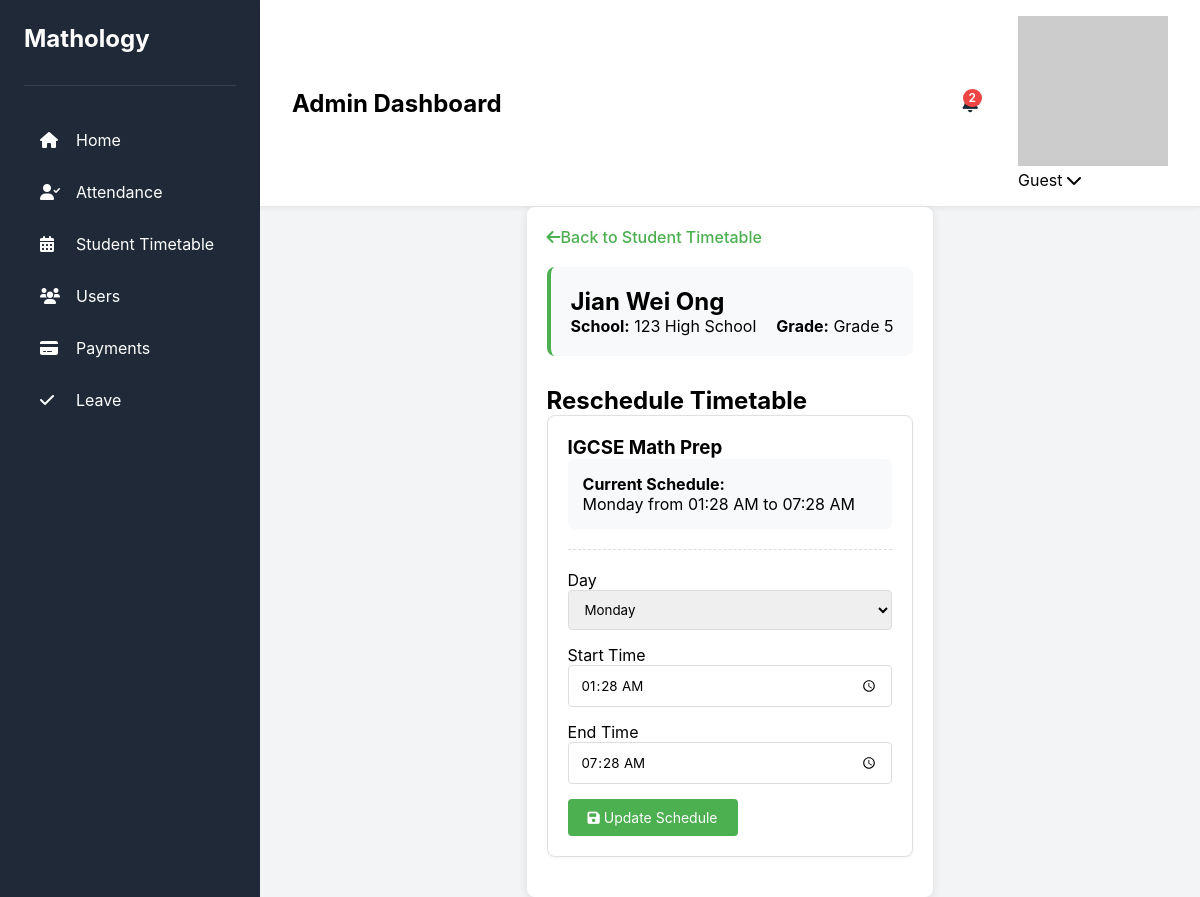
/Pages/admin/timetable_reschedule.php?student_id=42, run on the app's committed database.
### tables this page shows
CREATE TABLE `students` (
  `student_id` int(11) NOT NULL,
  `Last_Name` varchar(50) DEFAULT NULL,
  `First_Name` varchar(50) DEFAULT NULL,
  `Gender` tinyint(1) DEFAULT NULL,
  `DOB` date DEFAULT NULL,
  `School_Syllabus` text DEFAULT NULL,
  `School_Intake` varchar(20) DEFAULT NULL,
  `Current_School_Grade` text DEFAULT NULL,
  `School` varchar(100) DEFAULT NULL,
  `Mathology_Level` text DEFAULT NULL,
  `enrollment_date` date DEFAULT NULL,
  `status` enum('active','inactive','graduated') DEFAULT 'active',
  `How_Did_You_Heard_About_Us` varchar(100) DEFAULT NULL
);

CREATE TABLE `student_timetable` (
  `id` int(11) NOT NULL,
  `course` varchar(100) NOT NULL,
  `day` varchar(10) NOT NULL,
  `start_time` time NOT NULL,
  `end_time` time NOT NULL,
  `approved_at` timestamp NOT NULL DEFAULT current_timestamp(),
  `status` enum('active','cancelled') DEFAULT 'active',
  `student_course_id` int(11) NOT NULL,
  `instructor_id` int(11) DEFAULT NULL
);

CREATE TABLE `courses` (
  `course_id` int(11) NOT NULL,
  `course_name` varchar(100) NOT NULL,
  `description` text DEFAULT NULL,
  `level` varchar(50) DEFAULT NULL,
  `created_at` timestamp NOT NULL DEFAULT current_timestamp()
);

### Pages/admin/timetable_reschedule.php (the view, shortened to what this page needs)
<?php
require_once '../setting.php';
$student = null;
$current_timetable = null;
$student_id = null;
if (isset($_GET['student_id'])) {
    $student_id = (int)$_GET['student_id'];
    $student_result = $conn->query("SELECT * FROM students WHERE student_id = $student_id");
    if ($student_result && $student_result->num_rows > 0) {
        $student = $student_result->fetch_assoc();
        $current_timetable = $conn->query("
            SELECT t.*, c.course_name
            FROM student_timetable t
            JOIN student_courses sc ON t.student_course_id = sc.student_course_id
            JOIN courses c ON sc.course_id = c.course_id
            WHERE sc.student_id = $student_id
            ORDER BY FIELD(t.day, 'Monday', 'Tuesday', 'Wednesday', 'Thursday', 'Friday'), t.start_time
        ");
    } else {
        $_SESSION['error'] = "Student not found";
        header("Location: timetable_approve.php");
        exit();
    }
} else {
    $_SESSION['error'] = "Student ID is required";
    header("Location: timetable_approve.php");
    exit();
}
?>
<!DOCTYPE html>
<html lang="en">
<head>
    <link rel="stylesheet" href="../../Styles/common.css">
    <link rel="stylesheet" href="../../timtable.css">
    <link rel="stylesheet" href="https://cdnjs.cloudflare.com/ajax/libs/font-awesome/6.0.0/css/all.min.css">
</head>
<body>
    <div class="dashboard-container">
        <?php require("../includes/Aside_Nav.php"); ?>
        <main class="main-content">
            <?php require("../includes/Top_Nav_Bar_Admin.php"); ?>
            <div class="reschedule-container">
                <a href="timetable_approve.php?student_id=<?= $student_id ?>" class="back-link">
                    <i class="fas fa-arrow-left"></i> Back to Student Timetable
                </a>
                <div class="student-info">
                    <h2><?= htmlspecialchars($student['First_Name'] . ' ' . $student['Last_Name']) ?></h2>
                    <div style="display: flex; gap: 20px;">
                        <div><strong>School:</strong> <?= htmlspecialchars($student['School']) ?></div>
                        <div><strong>Grade:</strong> <?= htmlspecialchars($student['Current_School_Grade']) ?></div>
                    </div>
                </div>
                <h2>Reschedule Timetable</h2>
                <?php if ($current_timetable && $current_timetable->num_rows > 0): ?>
                    <?php while ($entry = $current_timetable->fetch_assoc()): ?>
                        <div class="timetable-card">
                            <h3><?= htmlspecialchars($entry['course_name']) ?></h3>
                            <div class="current-schedule">
                                <p><strong>Current Schedule:</strong></p>
                                <p><?= htmlspecialchars($entry['day']) ?> from
                                <?= date('h:i A', strtotime($entry['start_time'])) ?> to
                                <?= date('h:i A', strtotime($entry['end_time'])) ?></p>
                            </div>
                            <div class="reschedule-form">
                                <form method="POST" action="timetable_reschedule.php?student_id=<?= $student_id ?>">
                                    <div class="form-group">
                                        <label>Day</label>
                                        <select name="day" class="form-control" required>
                                            <?php foreach (['Monday','Tuesday','Wednesday','Thursday','Friday'] as $day): ?>
                                                <option value="<?= $day ?>" <?= $entry['day'] == $day ? 'selected' : '' ?>>
                                                    <?= $day ?>
                                                </option>
                                            <?php endforeach; ?>
                                        </select>
                                    </div>
                                    <div class="form-group">
                                        <label>Start Time</label>
                                        <input type="time" name="start_time" class="form-control"
                                               value="<?= date('H:i', strtotime($entry['start_time'])) ?>" required>
                                    </div>
                                    <div class="form-group">
                                        <label>End Time</label>
                                        <input type="time" name="end_time" class="form-control"
                                               value="<?= date('H:i', strtotime($entry['end_time'])) ?>" required>
                                    </div>
                                    <button type="submit" name="reschedule" class="btn btn-primary">
                                        <i class="fas fa-save"></i> Update Schedule
                                    </button>
                                </form>
                            </div>
                        </div>
                    <?php endwhile; ?>
                <?php else: ?>
                    <div class="alert alert-info">
                        No timetable entries found for this student.
                    </div>
                <?php endif; ?>
            </div>
        </main>
    </div>
</body>
</html>

### Styles/common.css (style rules this page uses)
:root { --primary-color: #4f46e5; --secondary-color: #818cf8; --background-color: #f3f4f6; --sidebar-color: #1f2937; --text-color: #1f2937; --text-light: #6b7280; --border-color: #e5e7eb; --white: #ffffff; --event-color-1: #fef3c7; --event-color-2: #dcfce7; --event-color-3: #dbeafe; --transition-speed: 0.3s; }
* { margin: 0; padding: 0; box-sizing: border-box; font-family: 'Inter', sans-serif; }
.dashboard-container { display: flex; min-height: 100vh; }
.main-content { flex: 1; background-color: var(--background-color); display: flex; flex-direction: column; }

### Pages/admin/timetable_reschedule.php (style rules this page uses)
.reschedule-container { max-width: 1200px; margin: 0 auto; padding: 20px; background: white; border-radius: 8px; box-shadow: 0 2px 10px rgba(0,0,0,0.1); }
.back-link { display: inline-flex; align-items: center; margin-bottom: 20px; color: #4CAF50; text-decoration: none; font-weight: 500; }
.student-info { background: #f8f9fa; padding: 20px; border-radius: 8px; margin-bottom: 30px; border-left: 4px solid #4CAF50; }
.timetable-card { background: white; border: 1px solid #e0e0e0; border-radius: 8px; padding: 20px; margin-bottom: 20px; box-shadow: 0 1px 3px rgba(0,0,0,0.05); }
.current-schedule { background-color: #f8f9fa; padding: 15px; border-radius: 6px; margin-bottom: 15px; }
.reschedule-form { margin-top: 20px; padding-top: 20px; border-top: 1px dashed #ddd; }
.form-group { margin-bottom: 15px; }
.form-control { width: 100%; padding: 10px 12px; border: 1px solid #ddd; border-radius: 4px; }
.btn { padding: 10px 20px; border: none; border-radius: 4px; font-size: 14px; cursor: pointer; }
.btn-primary { background-color: #4CAF50; color: white; }

### data on the page
students: First_Name+Last_Name "Jian Wei Ong", School "123 High School", Current_School_Grade "Grade 5"
student_timetable: courses.course_name "IGCSE Math Prep", day "Monday", start_time "01:28 AM", end_time "07:28 AM", start_time "01:28", end_time "07:28"

### other printed values
$userName "Guest"
